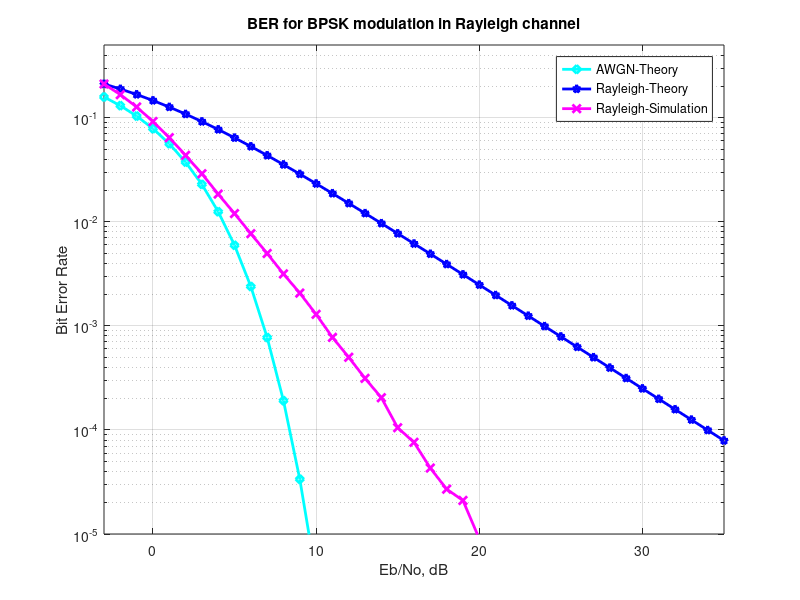

MATLAB code for this plot:
clc;
clear;
close all;
clear
N = 10^6; % number of bits or symbols

%% Transmitter

ip = rand(1,N) > 0.5; % generating 0,1 with equal probability
s = 2*ip - 1; % BPSK modulation: 0 -> -1, 1 -> 1
Eb_N0_dB = [-3:35]; % multiple Eb/N0 values

for ii = 1:length(Eb_N0_dB)
n = 1/sqrt(2) * [randn(1,N) + j*randn(1,N)]; %white Gaussian noise, 0dB variance
%h = 1/sqrt(2) * [randn(1,N) + j*randn(1,N)];
x_1 = [randn(1,N)];
x_2 = [randn(1,N)];
h = sqrt(x_1.^2 + x_2.^2); % Rayleigh channel
% Channel and noise Noise addition
y = h.*s + 10.^(-Eb_N0_dB(ii)/10) * n;
% equalization
yHat = y ./ h;
% receiver - hard decision decoding
%ipHat = real(yHat) > 0;
ipHat = real(y) > 0;
% counting the errors
nErr(ii) = size(find(ip - ipHat), 2);
end

simBer = nErr/N; % simulated BER
theoryBerAWGN = 0.5 * erfc(sqrt(10.^(Eb_N0_dB/10))); % theoretical BER for AWGN
EbN0Lin = 10.^(Eb_N0_dB/10);
theoryBer = 0.5 * (1 - sqrt(EbN0Lin ./ (EbN0Lin + 1))); % theoretical BER for Rayleigh

%% Plotting
close all
figure
semilogy(Eb_N0_dB, theoryBerAWGN, 'cd-', 'LineWidth', 2);
hold on
semilogy(Eb_N0_dB, theoryBer, 'bp-', 'LineWidth', 2);
semilogy(Eb_N0_dB, simBer, 'mx-', 'LineWidth', 2);
axis([-3 35 10^-5 0.5])
grid on
legend('AWGN-Theory', 'Rayleigh-Theory', 'Rayleigh-Simulation');
xlabel('Eb/No, dB');
ylabel('Bit Error Rate');
title('BER for BPSK modulation in Rayleigh channel');